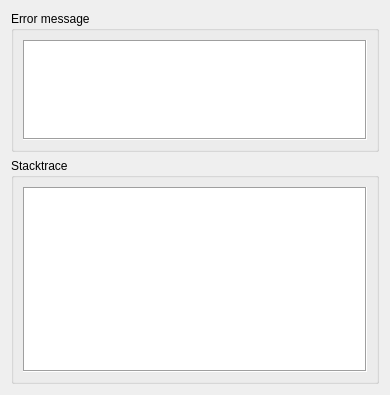
<?xml version="1.0" encoding="UTF-8"?>
<ui version="4.0">
 <class>ScriptExceptionDialog</class>
 <widget class="QDialog" name="ScriptExceptionDialog">
  <property name="geometry">
   <rect>
    <x>0</x>
    <y>0</y>
    <width>390</width>
    <height>395</height>
   </rect>
  </property>
  <property name="windowTitle">
   <string>Exception</string>
  </property>
  <layout class="QVBoxLayout" name="verticalLayout_3">
   <item>
    <widget class="QGroupBox" name="groupBox">
     <property name="title">
      <string>Error message</string>
     </property>
     <layout class="QVBoxLayout" name="verticalLayout">
      <item>
       <widget class="QPlainTextEdit" name="msg">
        <property name="sizePolicy">
         <sizepolicy hsizetype="Expanding" vsizetype="Fixed">
          <horstretch>0</horstretch>
          <verstretch>100</verstretch>
         </sizepolicy>
        </property>
        <property name="minimumSize">
         <size>
          <width>0</width>
          <height>100</height>
         </size>
        </property>
        <property name="maximumSize">
         <size>
          <width>16777215</width>
          <height>100</height>
         </size>
        </property>
        <property name="frameShape">
         <enum>QFrame::Box</enum>
        </property>
        <property name="readOnly">
         <bool>true</bool>
        </property>
       </widget>
      </item>
     </layout>
    </widget>
   </item>
   <item>
    <widget class="QGroupBox" name="groupBox_2">
     <property name="title">
      <string>Stacktrace</string>
     </property>
     <layout class="QVBoxLayout" name="verticalLayout_2">
      <item>
       <widget class="QListWidget" name="trace">
        <property name="frameShape">
         <enum>QFrame::Box</enum>
        </property>
        <property name="editTriggers">
         <set>QAbstractItemView::NoEditTriggers</set>
        </property>
        <property name="showDropIndicator" stdset="0">
         <bool>false</bool>
        </property>
        <property name="selectionBehavior">
         <enum>QAbstractItemView::SelectRows</enum>
        </property>
       </widget>
      </item>
     </layout>
    </widget>
   </item>
  </layout>
 </widget>
 <resources/>
 <connections/>
</ui>
